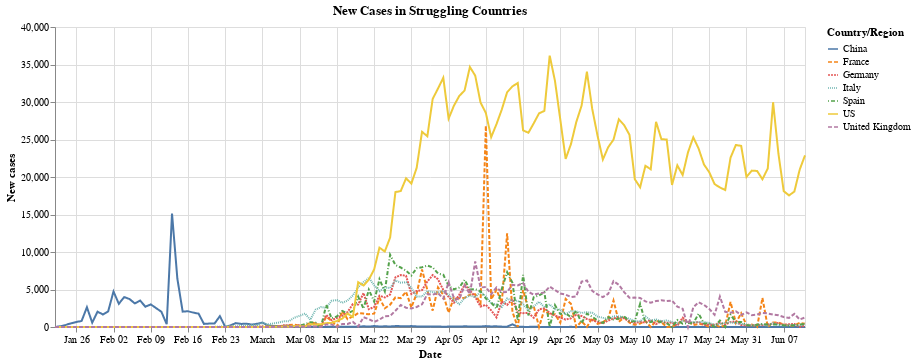

This figure's notebook cell:
### Code cell
# New Cases in Struggling Countries by Day
countries = ['US', 'China', 'Germany', 'France', 'Italy', 'United Kingdom', 'Spain']
selected_countries = full_grouped[full_grouped['Country/Region'].isin(countries)]
alt.Chart(selected_countries).mark_line().encode(
    x='Date',
    y='New cases',
    color = 'Country/Region',
    strokeDash='Country/Region').properties(title='New Cases in Struggling Countries', width=750)

### Figure 1 — Vega-Lite specification as saved in the notebook (floating-point values rounded to 4 significant figures; data arrays with more than 128 entries replaced by an {"elided": "..."} marker saying what was removed)
{"config": {"view": {"continuousWidth": 400, "continuousHeight": 300}}, "data": {"name": "data-c591d45f0c8aeee529385efe411e0f29"}, "mark": "line", "encoding": {"color": {"type": "nominal", "field": "Country/Region"}, "strokeDash": {"type": "nominal", "field": "Country/Region"}, "x": {"type": "temporal", "field": "Date"}, "y": {"type": "quantitative", "field": "New cases"}}, "title": "New Cases in Struggling Countries", "width": 750, "$schema": "https://vega.github.io/schema/vega-lite/v4.8.1.json", "datasets": {"data-c591d45f0c8aeee529385efe411e0f29": {"elided": "994 records"}}}
